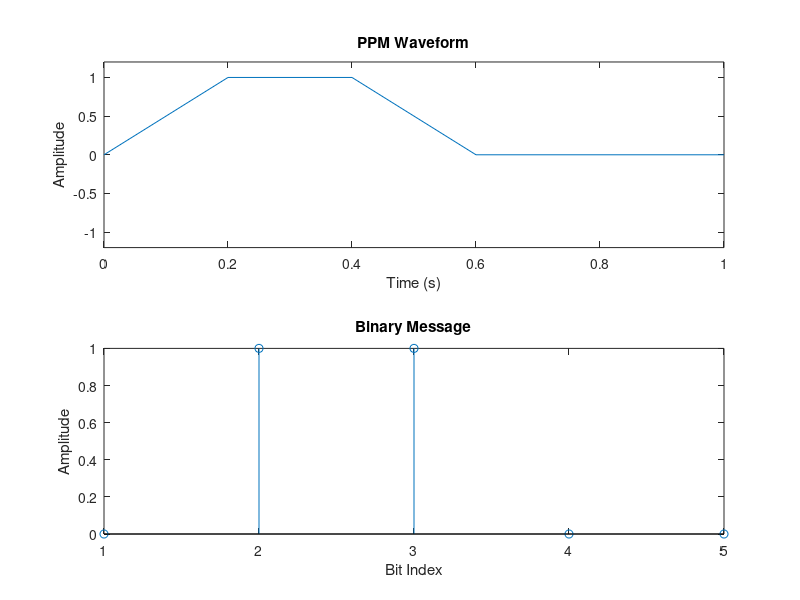

Write the MATLAB code that produced this figure.
fm = input('Enter message frequency (in Hz): ');
fc = input('Enter carrier frequency (in Hz): ');
fs = input('Enter sampling frequency (in Hz): ');
bits = input('Enter number of bits per message: ');

t = 0:1/fs:bits/fm; % time vector
msg = round(rand(1,bits)); % generate random binary message
ppm = zeros(1,length(t)); % initialize PPM waveform

% generate PPM waveform
for i = 1:bits
    if msg(i) == 1
        ppm((i-1)*fs/fm+1:i*fs/fm) = cos(2*pi*fc*t((i-1)*fs/fm+1:i*fs/fm));
    end
end

% plot PPM waveform and message
subplot(2,1,1);
plot(t,ppm);
xlabel('Time (s)');
ylabel('Amplitude');
title('PPM Waveform');
ylim([-1.2 1.2]);

subplot(2,1,2);
stem(msg);
xlabel('Bit Index');
ylabel('Amplitude');
title('Binary Message');


